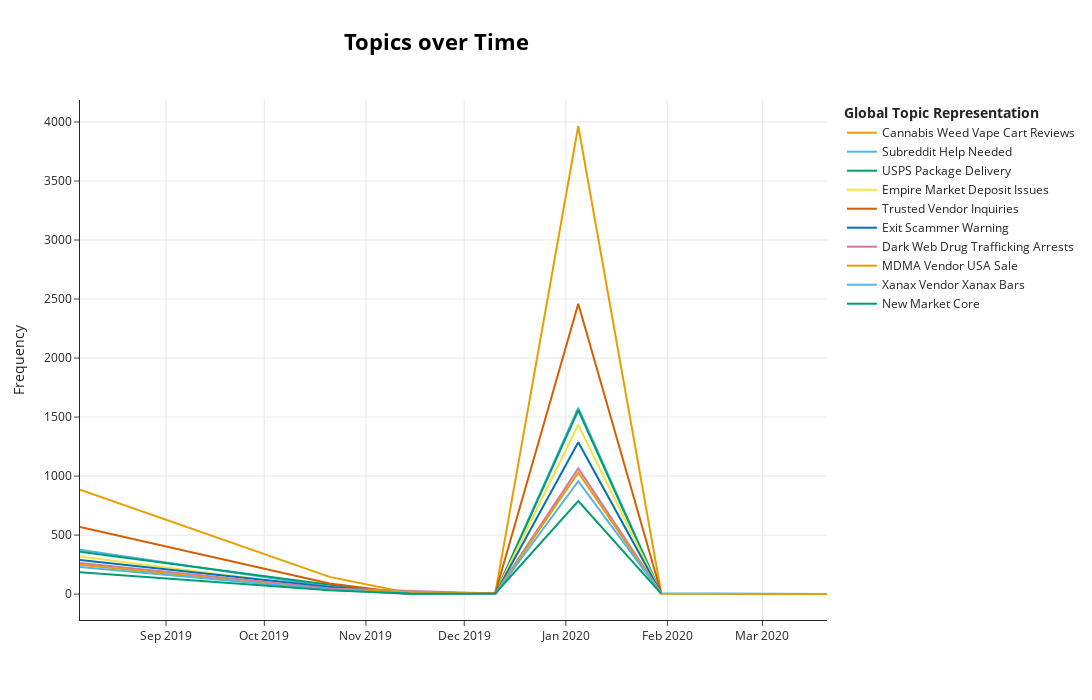

Notebook code for this chart:
### Markdown cell above
![image.png](attachment:image.png)

### Code cell
topics_over_time = topic_model.topics_over_time(tc1.corpus, created_on, 
                                                global_tuning=True, evolution_tuning=True, nr_bins=10)
topic_model.visualize_topics_over_time(topics_over_time, top_n_topics=10, width=1250, height=700, custom_labels=True)

### Figure 1 — Plotly figure (JSON) as saved in the notebook; plotly's stock layout.template omitted (floating-point values rounded to 4 significant figures)
{"data": [{"hoverinfo": "text", "hovertext": ["<b>Topic 0</b><br>Words: weed, cannabis, cart, thc, review", "<b>Topic 0</b><br>Words: weed, cannabis, cart, review, thc", "<b>Topic 0</b><br>Words: bud triceraterps, shoot cocaine, reviews empire, remove trustpilot, trustpilot", "<b>Topic 0</b><br>Words: security operation, check hopefully, pedophile caught, please have, freaking non", "<b>Topic 0</b><br>Words: weed, cannabis, cart, review, vendor", "<b>Topic 0</b><br>Words: farmermarket, drugs top, lowering score, long delay, ketcoldcom check"], "marker": {"color": "#E69F00"}, "mode": "lines", "name": "Cannabis Weed Vape Cart Reviews", "type": "scatter", "x": ["2019-08-05T17:55:40.800000", "2019-10-20T21:36:00", "2019-11-15T04:48:00", "2019-12-10T12:00:00", "2020-01-04T19:12:00", "2020-01-30T02:24:00"], "y": [884, 146, 4, 11, 3966, 10]}, {"hoverinfo": "text", "hovertext": ["<b>Topic 1</b><br>Words: help, need, sub, question, back", "<b>Topic 1</b><br>Words: bedrocan, gnstig, need, question, day", "<b>Topic 1</b><br>Words: vendor uncompressed, barcentral, uncompressed, vendor, help", "<b>Topic 1</b><br>Words: pinkpanthernl, buy mail, news littlegoblin, product ideas, heard pinkpanthernl", "<b>Topic 1</b><br>Words: help, need, guy, sub, day", "<b>Topic 1</b><br>Words: dry, everyones estimate, estimate thing, wakikiweedshop new, eydirect totally", "<b>Topic 1</b><br>Words: rundown multisig, quick rundown, give quick, cryptonia want, sure right"], "marker": {"color": "#56B4E9"}, "mode": "lines", "name": "Subreddit Help Needed", "type": "scatter", "x": ["2019-08-05T17:55:40.800000", "2019-10-20T21:36:00", "2019-11-15T04:48:00", "2019-12-10T12:00:00", "2020-01-04T19:12:00", "2020-01-30T02:24:00", "2020-03-20T16:48:00"], "y": [377, 63, 2, 6, 1579, 7, 1]}, {"hoverinfo": "text", "hovertext": ["<b>Topic 2</b><br>Words: order, shipping, package, pack, delivery", "<b>Topic 2</b><br>Words: order, shipping, pack, package, delivery", "<b>Topic 2</b><br>Words: would roll, guys generate, generate pgp, call possible, roll call", "<b>Topic 2</b><br>Words: wanting get, reselling dnms, report login, mimaki family, mimaki", "<b>Topic 2</b><br>Words: order, shipping, package, pack, delivery", "<b>Topic 2</b><br>Words: fakeidteam vendor, chem nl, smaller vendor, nl rc, nightmare also"], "marker": {"color": "#009E73"}, "mode": "lines", "name": "USPS Package Delivery", "type": "scatter", "x": ["2019-08-05T17:55:40.800000", "2019-10-20T21:36:00", "2019-11-15T04:48:00", "2019-12-10T12:00:00", "2020-01-04T19:12:00", "2020-01-30T02:24:00"], "y": [359, 79, 2, 4, 1558, 3]}, {"hoverinfo": "text", "hovertext": ["<b>Topic 3</b><br>Words: empire, empire market, empire empire, market, deposit", "<b>Topic 3</b><br>Words: empire, empire market, empire empire, type, please", "<b>Topic 3</b><br>Words: finestflower empire, low finestflower, gram kingpen, cart low, kingpen dank", "<b>Topic 3</b><br>Words: wake od, fishfoot, products stock, fishfoot legit, sleepingscoop review", "<b>Topic 3</b><br>Words: empire, empire market, empire empire, market, vendor", "<b>Topic 3</b><br>Words: wtfffff, bar asap, scam nah, rekon scam, rekon"], "marker": {"color": "#F0E442"}, "mode": "lines", "name": "Empire Market Deposit Issues", "type": "scatter", "x": ["2019-08-05T17:55:40.800000", "2019-10-20T21:36:00", "2019-11-15T04:48:00", "2019-12-10T12:00:00", "2020-01-04T19:12:00", "2020-01-30T02:24:00"], "y": [318, 50, 1, 5, 1435, 6]}, {"hoverinfo": "text", "hovertext": ["<b>Topic 4</b><br>Words: vendor, vendor vendor, new, new vendor, vendor inquiry", "<b>Topic 4</b><br>Words: vendor, vendor vendor, new, inquiry, looking", "<b>Topic 4</b><br>Words: volume dream, inquiry persistent, triceraterps vendor, persistent volume, volume", "<b>Topic 4</b><br>Words: vendor, proffessional darknet, qualitycocaine dream, card debit, smokeyschemsite meopcp", "<b>Topic 4</b><br>Words: vendor, vendor vendor, new, new vendor, vendor inquiry", "<b>Topic 4</b><br>Words: amp, drug fake, exotics personal, letting login, not letting"], "marker": {"color": "#D55E00"}, "mode": "lines", "name": "Trusted Vendor Inquiries", "type": "scatter", "x": ["2019-08-05T17:55:40.800000", "2019-10-20T21:36:00", "2019-11-15T04:48:00", "2019-12-10T12:00:00", "2020-01-04T19:12:00", "2020-01-30T02:24:00"], "y": [568, 90, 2, 12, 2460, 10]}, {"hoverinfo": "text", "hovertext": ["<b>Topic 5</b><br>Words: scammer, scam, exit, scamming, scammed", "<b>Topic 5</b><br>Words: scammer, scam, exit, scamming, exit scam", "<b>Topic 5</b><br>Words: ksalol escrow, clonazepam ksalol, ksalol, clonazepam, escrow", "<b>Topic 5</b><br>Words: denmark copenhagen, copenhagen vendor, copenhagen, ritalin nskes, scammer going", "<b>Topic 5</b><br>Words: scammer, scam, exit, scamming, scammed", "<b>Topic 5</b><br>Words: moved may, dnm porn, relaunch moved, recovery center, onion image"], "marker": {"color": "#0072B2"}, "mode": "lines", "name": "Exit Scammer Warning", "type": "scatter", "x": ["2019-08-05T17:55:40.800000", "2019-10-20T21:36:00", "2019-11-15T04:48:00", "2019-12-10T12:00:00", "2020-01-04T19:12:00", "2020-01-30T02:24:00"], "y": [290, 60, 1, 3, 1287, 8]}, {"hoverinfo": "text", "hovertext": ["<b>Topic 6</b><br>Words: darknet, dark, web, dark web, darkfail", "<b>Topic 6</b><br>Words: darknet, dark, web, dark web, darkfail", "<b>Topic 6</b><br>Words: disputes vendor, farms west, crumble crosspost, help disputes, veteran work", "<b>Topic 6</b><br>Words: darknet, dark, web, dark web, darkfail", "<b>Topic 6</b><br>Words: bit funny, meth contact, power bars, bars red, spritelee gelato"], "marker": {"color": "#CC79A7"}, "mode": "lines", "name": "Dark Web Drug Trafficking Arrests", "type": "scatter", "x": ["2019-08-05T17:55:40.800000", "2019-10-20T21:36:00", "2019-12-10T12:00:00", "2020-01-04T19:12:00", "2020-01-30T02:24:00"], "y": [264, 47, 6, 1065, 8]}, {"hoverinfo": "text", "hovertext": ["<b>Topic 7</b><br>Words: mdma, mda, mdma vendor, usa, vendor", "<b>Topic 7</b><br>Words: mdma, mda, xandercagex possibly, longest wait, deal shardnazi", "<b>Topic 7</b><br>Words: fraudsters come, us endtoend, sub profitableexsploit, tor us, benzouk empire", "<b>Topic 7</b><br>Words: mdma, mda, mdma vendor, vendor, review", "<b>Topic 7</b><br>Words: codeine pure, pure ou, student loan, ou mlange, mlange", "<b>Topic 7</b><br>Words: lsd price, price, lsd, mdma, mda"], "marker": {"color": "#E69F00"}, "mode": "lines", "name": "MDMA Vendor USA Sale", "type": "scatter", "x": ["2019-08-05T17:55:40.800000", "2019-10-20T21:36:00", "2019-12-10T12:00:00", "2020-01-04T19:12:00", "2020-01-30T02:24:00", "2020-03-20T16:48:00"], "y": [249, 34, 3, 1029, 3, 1]}, {"hoverinfo": "text", "hovertext": ["<b>Topic 8</b><br>Words: xanax, mg, diazepam, xanax vendor, valium", "<b>Topic 8</b><br>Words: xanax, amp quot, mg, spammer, pm", "<b>Topic 8</b><br>Words: porting number, advice commonstealth, porting, commonstealth, number", "<b>Topic 8</b><br>Words: collection, shipped xanmasterfrank, note left, awaiting collection, collection note", "<b>Topic 8</b><br>Words: xanax, mg, diazepam, xanax vendor, valium", "<b>Topic 8</b><br>Words: plug best, strongest strength, ability cdnven, structure rapture, strength changing"], "marker": {"color": "#56B4E9"}, "mode": "lines", "name": "Xanax Vendor Xanax Bars", "type": "scatter", "x": ["2019-08-05T17:55:40.800000", "2019-10-20T21:36:00", "2019-11-15T04:48:00", "2019-12-10T12:00:00", "2020-01-04T19:12:00", "2020-01-30T02:24:00"], "y": [229, 37, 2, 3, 956, 6]}, {"hoverinfo": "text", "hovertext": ["<b>Topic 17</b><br>Words: market, new market, market market, new, marketplace", "<b>Topic 17</b><br>Words: market, new, mode, market market, reviewed recommendation", "<b>Topic 17</b><br>Words: weedcity new, press quality, buying empire, weedcity, new italy", "<b>Topic 17</b><br>Words: wsm one, bigbossuk wsm, still signed, signed valid, wallet expired", "<b>Topic 17</b><br>Words: market, market market, new market, new, marketplace", "<b>Topic 17</b><br>Words: hate, slow tonight, calsource marijuana, launch calsource, cancelled coin"], "marker": {"color": "#009E73"}, "mode": "lines", "name": "New Market Core", "type": "scatter", "x": ["2019-08-05T17:55:40.800000", "2019-10-20T21:36:00", "2019-11-15T04:48:00", "2019-12-10T12:00:00", "2020-01-04T19:12:00", "2020-01-30T02:24:00"], "y": [186, 32, 4, 5, 789, 4]}], "layout": {"height": 700, "hoverlabel": {"bgcolor": "white", "font": {"family": "Rockwell", "size": 16}}, "legend": {"title": {"text": "<b>Global Topic Representation"}}, "title": {"font": {"color": "Black", "size": 22}, "text": "<b>Topics over Time</b>", "x": 0.4, "xanchor": "center", "y": 0.95, "yanchor": "top"}, "width": 1250, "xaxis": {"showgrid": true}, "yaxis": {"showgrid": true, "title": {"text": "Frequency"}}}}
